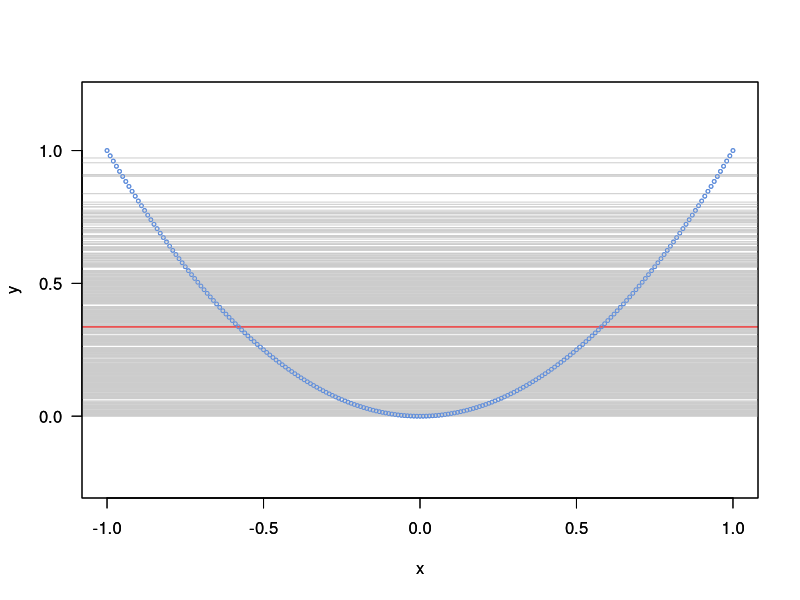
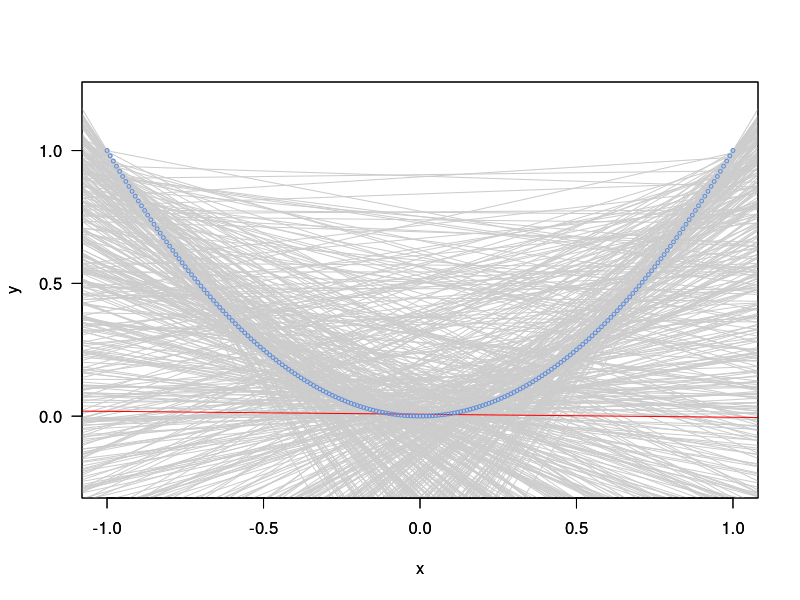
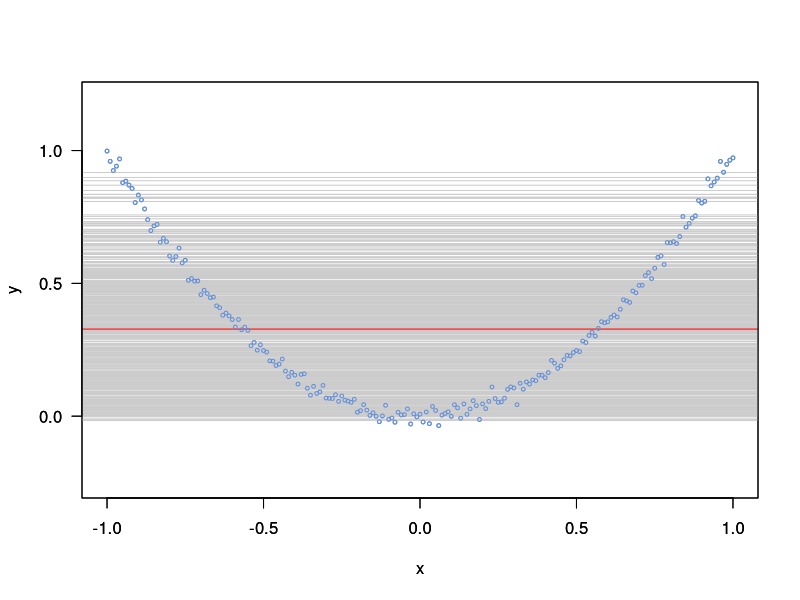
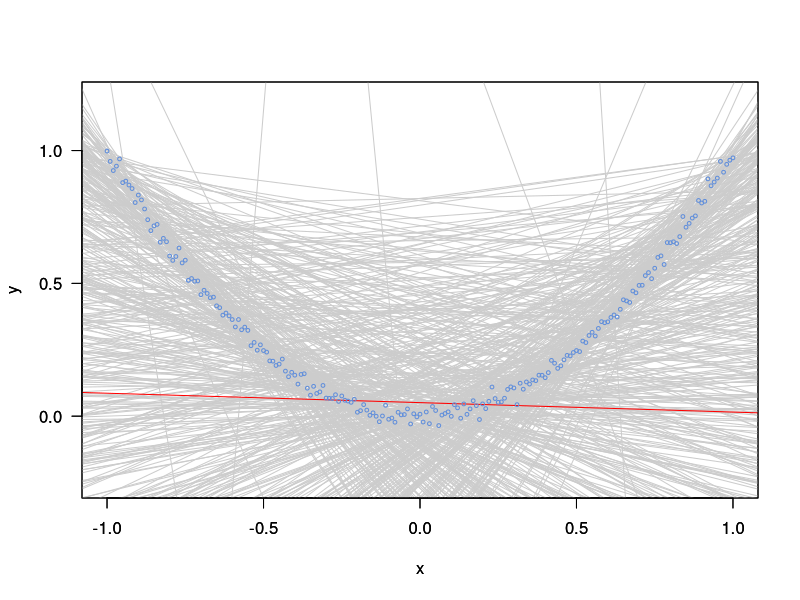

Write the R code that produced these figures, in order.
## ---- chunk 1
library(ggplot2)
library(dplyr)
getwd()
setwd("/Users/priscilla/Desktop/UC Berkeley/Stat 154/hw")
## ---- chunk 2
# train the data

# noiseless senario
m_const1=c()
m_linear1=matrix(nrow=500,ncol=2)
for (i in 1:500){
  x_pts=runif(n=2,min=-1,max=1)
  y_pts=x_pts^2
  m_const1=c(m_const1,mean(y_pts))
  m_linear1[i,1]=(y_pts[2]*x_pts[1]-y_pts[1]*x_pts[2])/(x_pts[1]-x_pts[2]) #intercept
  m_linear1[i,2]=(y_pts[1]-y_pts[2])/(x_pts[1]-x_pts[2]) #slope
}
## ---- chunk 3
# calculating overall test MSE
MSE_const_test=c()
MSE_linear_test=c()
set.seed(12345)
n_out <- 20000
x_out <- runif(n_out, min = -1, max = 1)
y_out <- x_out^2

for (i in 1:500){
  # simulated out-of-sample data points
  b=m_linear1[i,1]
  k=m_linear1[i,2]
  
  MSE_const_test=c(MSE_const_test,mean((m_const1[i]-y_out)^2))
  MSE_linear_test=c(MSE_linear_test,mean((k*x_out+b-y_out)^2))
}
MSE_const_test=mean(MSE_const_test)
MSE_linear_test=mean(MSE_linear_test)

v=c(MSE_const_test,MSE_linear_test)
names(v)=c("MSE_const_test","MSE_linear_test")
v
## ---- chunk 4
# noisy senario
m_const2=c()
m_linear2=matrix(nrow=500,ncol=2)
for (i in 1:500){
  x_pts=runif(n=2,min=-1,max=1)
  y_pts=x_pts^2+rnorm(n=2)/50
  m_const2=c(m_const2,mean(y_pts))
  m_linear2[i,1]=(y_pts[2]*x_pts[1]-y_pts[1]*x_pts[2])/(x_pts[1]-x_pts[2]) #intercept
  m_linear2[i,2]=(y_pts[1]-y_pts[2])/(x_pts[1]-x_pts[2]) #slope
}
## ---- chunk 5
# calculating overall test MSE
MSE_const_test=c()
MSE_linear_test=c()
set.seed(12345)
n_out <- 20000
x_out <- runif(n_out, min = -1, max = 1)
y_out <- x_out^2+rnorm(n=20000)/50

for (i in 1:500){
  # simulated out-of-sample data points
  b=m_linear2[i,1]
  k=m_linear2[i,2]
  MSE_const_test=c(MSE_const_test,mean((m_const2[i]-y_out)^2))
  MSE_linear_test=c(MSE_linear_test,mean((k*x_out+b-y_out)^2))
}
MSE_const_test=mean(MSE_const_test)
MSE_linear_test=mean(MSE_linear_test)

v2=c(MSE_const_test,MSE_linear_test)
names(v2)=c("MSE_const_test","MSE_linear_test")
v2
## ---- chunk 6
df_noiseless=data.frame(m_const1,m_linear1)

x0 <- seq(-1, 1, by = 0.01) 
y0 <- x0^2

# plot for const hypothsis
plot(x0, y0, type="p",cex=0.5, col = "#608EDB", las = 1,
     xlim = c(-1, 1), ylim = c(-0.25, 1.2),xlab="x",ylab="y") #plot this one first
abline(h=m_const1,xlim = c(-1, 1), ylim = c(-0.25, 1.2),col="grey80",xlab="x",ylab="y")
abline(h=mean(m_const1),xlim = c(-1, 1), ylim = c(-0.25, 1.2),col="red",xlab="x",ylab="y")
par(new=TRUE)
plot(x0, y0, type="p", cex = 0.5, col = "#608EDB", las = 1,
     xlim = c(-1, 1), ylim = c(-0.25, 1.2),xlab="x",ylab="y")
## ---- chunk 7
# plot for linear hypothsis
plot(x0, y0, type = "p", cex = 0.5, col = "#608EDB", las = 1,
     xlim = c(-1, 1), ylim = c(-0.25, 1.2),xlab="x",ylab="y")
for (i in 1:500){
  abline(a=m_linear1[i,1],b=m_linear1[i,2],
         xlim = c(-1, 1), ylim = c(-0.25, 1.2),col="grey80",xlab="x",ylab="y")
}
abline(mean(m_linear1[,1]),mean(m_linear1[,2]),
       xlim = c(-1, 1), ylim = c(-0.25, 1.2),col="red",xlab="x",ylab="y")
par(new=TRUE)
plot(x0, y0, type = "p", cex = 0.5, col = "#608EDB", las = 1,
     xlim = c(-1, 1), ylim = c(-0.25, 1.2),xlab="x",ylab="y")

## ---- chunk 8
x0 <- seq(-1, 1, by = 0.01) 
y0 <- x0^2+rnorm(n=201)/50

# plot for const hypothsis
plot(x0, y0, type="p",cex=0.5, col = "#608EDB", las = 1, 
     xlim = c(-1, 1), ylim = c(-0.25, 1.2),xlab="x",ylab="y") #plot this one first
abline(h=m_const2,xlim = c(-1, 1), ylim = c(-0.25, 1.2),
       col="grey80",xlab="x",ylab="y")
abline(h=mean(m_const2),xlim = c(-1, 1), ylim = c(-0.25, 1.2),
       col="red",xlab="x",ylab="y")
par(new=TRUE)
plot(x0, y0, type="p", cex = 0.5, col = "#608EDB", las = 1,
     xlim = c(-1, 1), ylim = c(-0.25, 1.2),xlab="x",ylab="y")
## ---- chunk 9
# plot for linear hypothsis
plot(x0, y0, type = "p", cex = 0.5, col = "#608EDB", las = 1,
     xlim = c(-1, 1), ylim = c(-0.25, 1.2),xlab="x",ylab="y")
for (i in 1:500){
  abline(a=m_linear2[i,1],b=m_linear2[i,2],
         xlim = c(-1, 1), ylim = c(-0.25, 1.2),col="grey80",xlab="x",ylab="y")
}
abline(mean(m_linear2[,1]),mean(m_linear2[,2]),
       xlim = c(-1, 1), ylim = c(-0.25, 1.2),col="red",xlab="x",ylab="y")
par(new=TRUE)
plot(x0, y0, type = "p", cex = 0.5, col = "#608EDB", las = 1,
     xlim = c(-1, 1), ylim = c(-0.25, 1.2),xlab="x",ylab="y")

